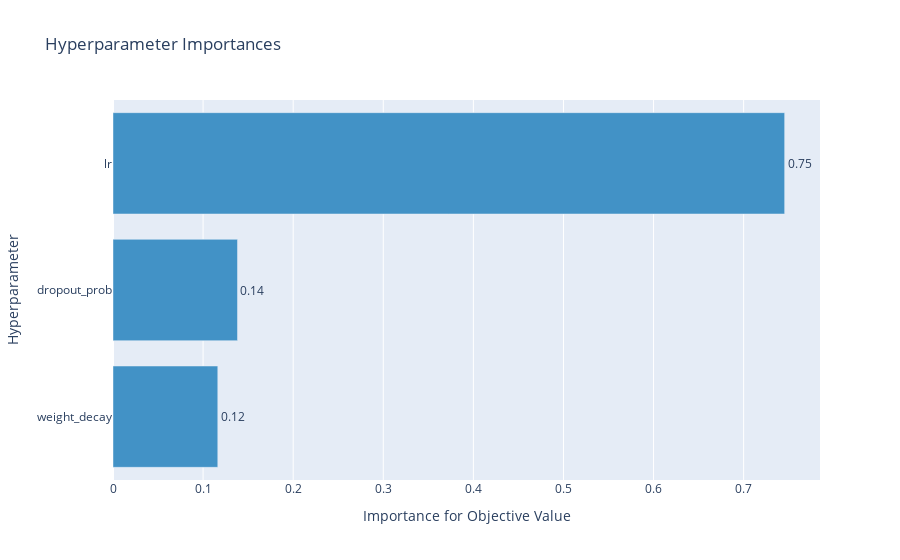

The cell this chart's notebook holds for it:
### Code cell
fig = optuna.visualization.plot_param_importances(study)
fig.show()

### Figure 1 — Plotly figure (JSON) as saved in the notebook; plotly's stock layout.template omitted (floating-point values rounded to 4 significant figures)
{"data": [{"cliponaxis": false, "hovertemplate": ["weight_decay (LogUniformDistribution): 0.11631290347421654<extra></extra>", "dropout_prob (UniformDistribution): 0.1381788969488617<extra></extra>", "lr (LogUniformDistribution): 0.7455081995769218<extra></extra>"], "marker": {"color": "rgb(66,146,198)"}, "orientation": "h", "text": ["0.11631290347421654", "0.1381788969488617", "0.7455081995769218"], "textposition": "outside", "texttemplate": "%{text:.2f}", "type": "bar", "x": [0.1163, 0.1382, 0.7455], "y": ["weight_decay", "dropout_prob", "lr"]}], "layout": {"showlegend": false, "title": {"text": "Hyperparameter Importances"}, "xaxis": {"title": {"text": "Importance for Objective Value"}}, "yaxis": {"title": {"text": "Hyperparameter"}}}}
